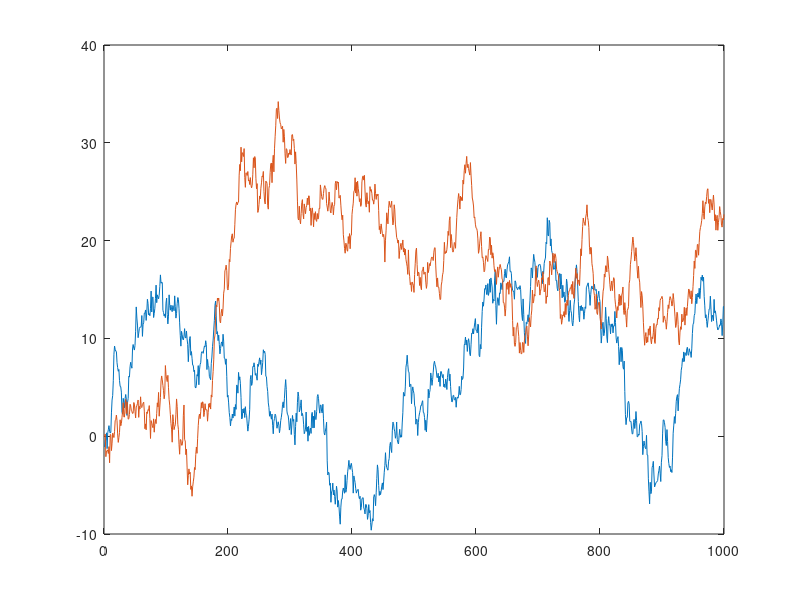
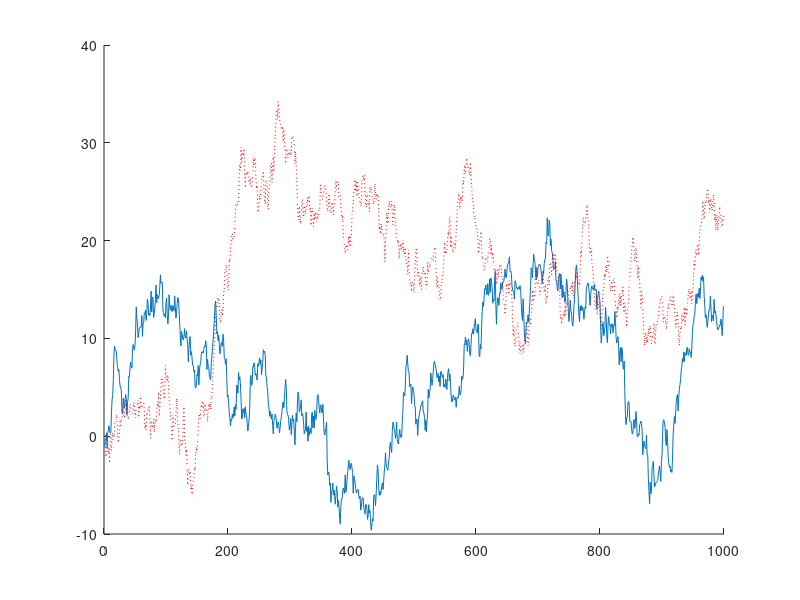

Write MATLAB code to recreate these figures, in order.
%% pratybos000.m

x = randn(1,1000);
% arba load data_file

figure(1);plot(cumsum(x));

%% du grafikai

x = cumsum(randn(1,1000));
y = cumsum(randn(1,1000));
figure(1);plot([x;y]');

%% kitaip

figure(2);hold on; plot(x);plot(y,'r:');